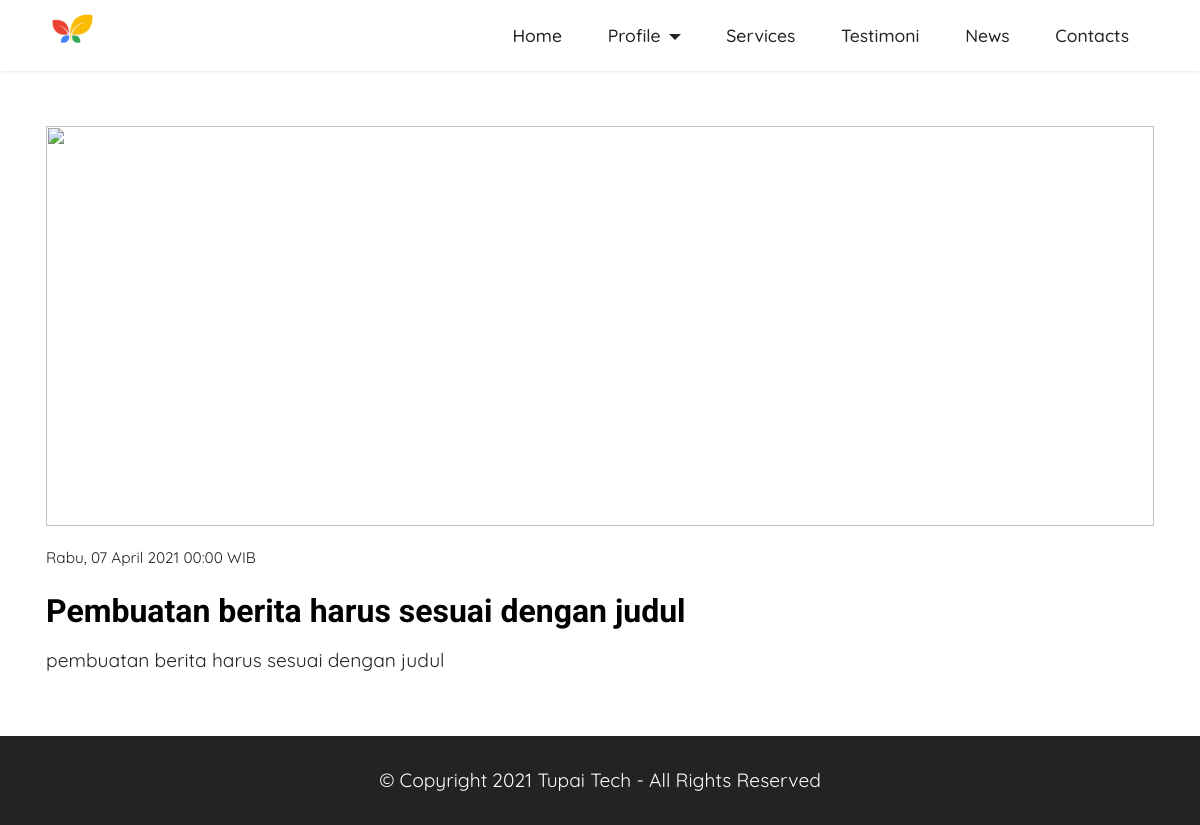
Page /news/detail/pembuatan-berita-harus-sesuai-dengan-judul on the committed database.
### tables this page shows
CREATE TABLE `berita` (
  `id_berita` int(11) NOT NULL,
  `judul_berita` varchar(250) NOT NULL,
  `isi` text NOT NULL,
  `img` varchar(200) NOT NULL,
  `tanggal` datetime NOT NULL,
  `link` varchar(250) NOT NULL
);

### application/views/base/home.php (called while the page is built, shortened)
<?php
$this->load->view('base/home_header');
$this->load->view($base);

### application/controllers/News.php (called while the page is built, shortened)
<?php
class News extends CI_Controller {
	public function detail($link='')
	{
		$data = [
			'base' => 'home/news_detail',
			'partial' => null,
			'berita' => $this->User_m->news_detail($link),
			'title' => $this->User_m->news_detail($link)[0]['judul_berita']
		];
		$this->load->view('base/home', $data);
	}
}

### index.php (called while the page is built, shortened)
<?php
require_once BASEPATH.'core/CodeIgniter.php';

### application/models/User_m.php (called while the page is built, shortened)
<?php
class User_m extends CI_Model{
	public function news_detail($link=null)
	{
		if ($link != null) {
			$this->db->where('link', $link);
		}
		$query = $this->db->get('berita');
		return $query->result_array();
	}
}

### application/helpers/bantu_helper.php (called while the page is built, shortened)
<?php
if (!function_exists('format_indo2')) {
  function format_indo2($date){
    $Hari = array("Minggu","Senin","Selasa","Rabu","Kamis","Jumat","Sabtu");
    $Bulan = array("Januari","Februari","Maret","April","Mei","Juni","Juli","Agustus","September","Oktober","November","Desember");
    $tahun = substr($date,0,4);
    $bulan = substr($date,5,2);
    $tgl = substr($date,8,2);
    $waktu = substr($date,11,5);
    $hari = date("w",strtotime($date));
    $result = $Hari[$hari].", ".$tgl." ".$Bulan[(int)$bulan-1]." ".$tahun." ".$waktu." WIB";
    return $result;
  }
}

### application/views/home/news_detail.php (the view)
<section class="content1 cid-srPN4fVE3X news-detail" id="content1-5">
    <div class="container">
        <div class="row mt-3 justify-content-center ">
            <div class="images col-12" data-aos="zoom-in-up" data-aos-delay="100">
                <img src="<?= base_url() ?>assets/images/berita/mbr-6.jpg" alt="">
            </div>
            <div class="content col-12 mt-3" data-aos="zoom-in-up" data-aos-delay="200">
                <p class="display-7 tanggal"><small><?= format_indo2($berita[0]['tanggal']) ?></small> </p>
                <h5 class="item-title mbr-fonts-style display-5 content-title"><a href="#top"
                        class="text-primary"><strong><?= $berita[0]['judul_berita'] ?></strong></a></h5>
                <div class="mbr-text mt-3 display-7 content-info"> <?= $berita[0]['isi'] ?> </div>
            </div>
        </div>
    </div>
</section>

### assets/assets/theme/css/style.css (style rules this page uses)
section { background-color: #ffffff; }
body { font-style: normal; line-height: 1.5; font-weight: 400; color: #232323; position: relative; }
section, .container, .container-fluid { position: relative; word-wrap: break-word; }
a { font-style: normal; font-weight: 400; cursor: pointer; }
a, a:hover { text-decoration: none; }
.mbr-text { font-style: normal; line-height: 1.7; }
h1, h2, h3, h4, h5, h6, .display-1, .display-2, .display-4, .display-5, .display-7, span, p, a { line-height: 1; word-break: break-word; word-wrap: break-word; font-weight: 400; }
b, strong { font-weight: bold; }
section { background-position: 50% 50%; background-repeat: no-repeat; background-size: cover; }
img, iframe { display: block; width: 100%; }
.row { display: -webkit-flex; -webkit-flex-wrap: wrap; }
.justify-content-center { -webkit-justify-content: center; }
html, body { height: auto; min-height: 100vh; }
@media (min-width: 992px) { .container { padding-left: 16px; padding-right: 16px; } }
@media (min-width: 992px) { .row { margin-left: -16px; margin-right: -16px; } }
@media (min-width: 992px) { .row > [class*=col] { padding-left: 16px; padding-right: 16px; } }

### assets/assets/mobirise/css/mbr-additional.css (style rules this page uses)
body { font-family: 'Jost'; }
.display-5 { font-family: 'Roboto', sans-serif; font-size: 2rem; line-height: 1.5; }
.display-7 { font-family: 'Quicksand', sans-serif; font-size: 1.2rem; line-height: 1.5; }
.text-primary { color: #000000 !important; }
a[class*="text-"]:not(.nav-link):not(.dropdown-item):not([role]):not(.navbar-caption) { position: relative; background-image: transparent; background-size: 10000px 2px; background-repeat: no-repeat; background-position: 0px 1.2em; background-position: -10000px 1.2em; }
a, a:hover { color: #000000; }
body { overflow-x: hidden; }
a { transition: color 0.6s; }
.cid-srPN4fVE3X { padding-top: 6rem; padding-bottom: 6rem; background-color: #ffffff; }
.cid-srPN4fVE3X img, .cid-srPN4fVE3X .item-img { width: 100%; height: 100%; height: 400px; object-fit: cover; }
.cid-srPN4fVE3X .mbr-text, .cid-srPN4fVE3X .mbr-section-btn { text-align: left; }
.cid-srPN4fVE3X .item-title { text-align: left; color: #6592e6; }

### assets/assets/css/main.css (style rules this page uses)
.news-detail { padding-top: 50px; padding-bottom: 50px; }
.news-detail .content-info { text-align: justify; line-height: 1.8em; }

### rows in the picture
berita: tanggal "Rabu, 07 April 2021 00:00 WIB", judul_berita "Pembuatan berita harus sesuai dengan judul", isi "pembuatan berita harus sesuai dengan judul"
